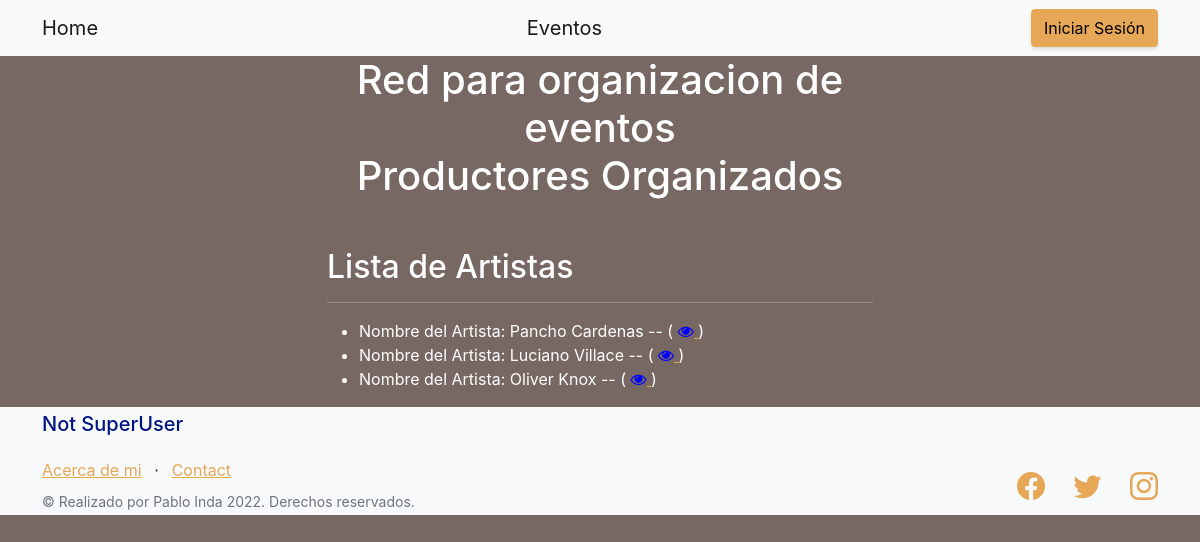
The page /artista/artista on the database as committed earlier.
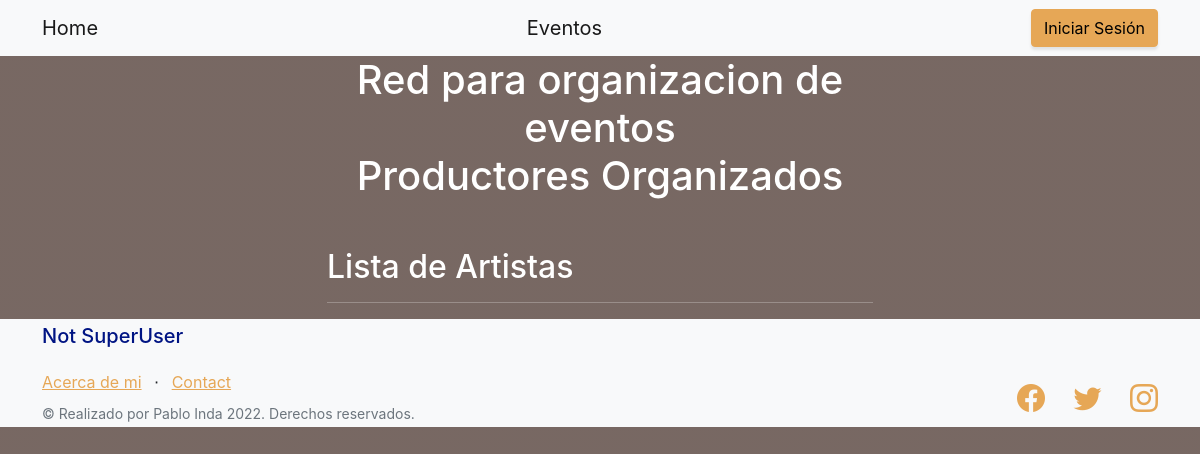
The same page on the database as committed later.
### artista/models.py (models this page shows)
class Artista(models.Model):
    name = models.CharField(max_length=40)
    last_name = models.CharField(max_length=40)
    instrument = models.CharField(max_length=40)
    cuil = models.IntegerField()
    email = models.EmailField()
    def __str__(self):
        return f'Nombre del Artista: {self.name} {self.last_name} -- '

### artista/views.py (the view)
# urls.py: path('artista', views.ArtistaListView.as_view(), name='artista-list'),
class ArtistaListView(ListView):
    model = Artista
    template_name = "artista/artista_list.html"

### artista/templates/artista/artista_list.html (shortened to what this page needs)
{% extends "home/index.html" %}
{% load static %}
{% block entregafinal_content %}
<h2>Lista de Artistas</h2>
<hr></hr>
<ul>
    {% for artista in artista_list %}
    <li>
        {{artista}}
        (
            <a href="{% url 'artista:artista-detail' artista.id %}">
                <i class="fa fa-eye" style="color: rgb(0, 0, 255);"> </i>
            </a>
        )
    </li>
    {% endfor %}
</ul>
{% endblock %}

Rows that differ between the two databases and show on the page:
removed Artista: name+last_name "Nombre del Artista: Pancho Cardenas --"
removed Artista: name+last_name "Nombre del Artista: Luciano Villace --"
removed Artista: name+last_name "Nombre del Artista: Oliver Knox --"
